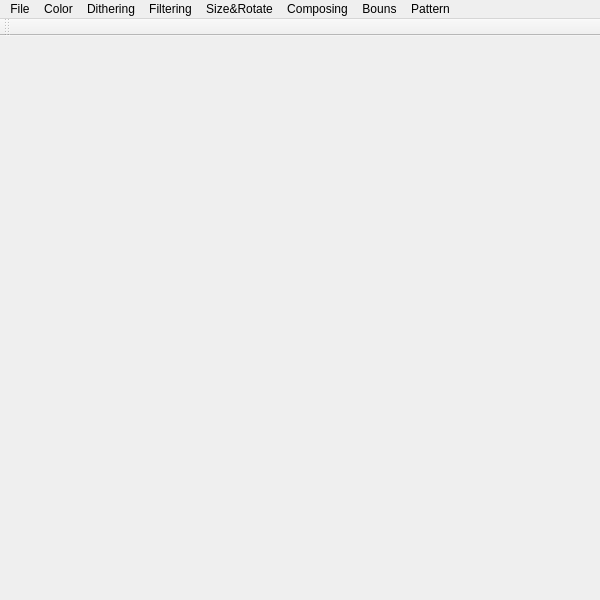
<?xml version="1.0" encoding="UTF-8"?>
<ui version="4.0">
 <class>Qt_Opengl_FrameworkClass</class>
 <widget class="QMainWindow" name="Qt_Opengl_FrameworkClass">
  <property name="geometry">
   <rect>
    <x>0</x>
    <y>0</y>
    <width>600</width>
    <height>600</height>
   </rect>
  </property>
  <property name="windowTitle">
   <string>Qt_Opengl_Framework</string>
  </property>
  <widget class="QWidget" name="centralWidget">
   <widget class="QLabel" name="label">
    <property name="geometry">
     <rect>
      <x>10</x>
      <y>10</y>
      <width>581</width>
      <height>541</height>
     </rect>
    </property>
    <property name="text">
     <string/>
    </property>
   </widget>
  </widget>
  <widget class="QMenuBar" name="menuBar">
   <property name="geometry">
    <rect>
     <x>0</x>
     <y>0</y>
     <width>600</width>
     <height>21</height>
    </rect>
   </property>
   <widget class="QMenu" name="menuFile">
    <property name="title">
     <string>File</string>
    </property>
    <addaction name="actionOpen"/>
    <addaction name="actionSave"/>
    <addaction name="actionExit"/>
    <addaction name="separator"/>
    <addaction name="actionAbout"/>
   </widget>
   <widget class="QMenu" name="menuColor">
    <property name="title">
     <string>Color</string>
    </property>
    <addaction name="actionGray"/>
    <addaction name="actionUniform_Quantization"/>
    <addaction name="actionPopulosity"/>
   </widget>
   <widget class="QMenu" name="menuDithering">
    <property name="title">
     <string>Dithering</string>
    </property>
    <addaction name="actionNaive_Threshold_Dithering"/>
    <addaction name="actionBrightness_Preserving_Threshold_Dithering"/>
    <addaction name="actionRandom"/>
    <addaction name="actionClustered"/>
    <addaction name="actionFloyd_Steinberg"/>
    <addaction name="actionColor_Floyd_Steinberg"/>
   </widget>
   <widget class="QMenu" name="menuFiltering">
    <property name="title">
     <string>Filtering</string>
    </property>
    <addaction name="actionBox"/>
    <addaction name="actionBartlett"/>
    <addaction name="actionGaussian"/>
    <addaction name="actionArbitrary_Size_Gaussian"/>
    <addaction name="actionEdge"/>
    <addaction name="actionEnhance"/>
   </widget>
   <widget class="QMenu" name="menuResize">
    <property name="title">
     <string>Size&amp;&amp;Rotate</string>
    </property>
    <addaction name="actionHalf"/>
    <addaction name="actionDouble"/>
    <addaction name="actionArbitrary_Uniform_Scale"/>
    <addaction name="actionRotate"/>
   </widget>
   <widget class="QMenu" name="menuComposing">
    <property name="title">
     <string>Composing</string>
    </property>
    <addaction name="actionOver"/>
    <addaction name="actionIn"/>
    <addaction name="actionOut"/>
    <addaction name="actionAtop"/>
    <addaction name="actionXor"/>
   </widget>
   <widget class="QMenu" name="menuNPR">
    <property name="title">
     <string>Bouns</string>
    </property>
    <addaction name="actionNPR"/>
   </widget>
   <widget class="QMenu" name="menuPattern">
    <property name="title">
     <string>Pattern</string>
    </property>
    <addaction name="actionFind_Pattern"/>
   </widget>
   <addaction name="menuFile"/>
   <addaction name="menuColor"/>
   <addaction name="menuDithering"/>
   <addaction name="menuFiltering"/>
   <addaction name="menuResize"/>
   <addaction name="menuComposing"/>
   <addaction name="menuNPR"/>
   <addaction name="menuPattern"/>
  </widget>
  <widget class="QToolBar" name="mainToolBar">
   <attribute name="toolBarArea">
    <enum>TopToolBarArea</enum>
   </attribute>
   <attribute name="toolBarBreak">
    <bool>false</bool>
   </attribute>
  </widget>
  <action name="actionExit">
   <property name="text">
    <string>Exit</string>
   </property>
  </action>
  <action name="actionOpen">
   <property name="text">
    <string>Open</string>
   </property>
  </action>
  <action name="actionGray">
   <property name="text">
    <string>Gray</string>
   </property>
  </action>
  <action name="actionUniform_Quantization">
   <property name="text">
    <string>Uniform Quantization</string>
   </property>
  </action>
  <action name="actionPopulosity">
   <property name="text">
    <string>Populosity</string>
   </property>
  </action>
  <action name="actionNaive_Threshold_Dithering">
   <property name="text">
    <string>Naive Threshold Dithering</string>
   </property>
  </action>
  <action name="actionBrightness_Preserving_Threshold_Dithering">
   <property name="text">
    <string>Brightness Preserving Threshold</string>
   </property>
  </action>
  <action name="actionRandom">
   <property name="text">
    <string>Random </string>
   </property>
  </action>
  <action name="actionClustered">
   <property name="text">
    <string>Clustered </string>
   </property>
  </action>
  <action name="actionFloyd_Steinberg">
   <property name="text">
    <string>Floyd-Steinberg </string>
   </property>
  </action>
  <action name="actionColor_Floyd_Steinberg">
   <property name="text">
    <string>Color Floyd-Steinberg </string>
   </property>
  </action>
  <action name="actionBox">
   <property name="text">
    <string>Box</string>
   </property>
  </action>
  <action name="actionBartlett">
   <property name="text">
    <string>Bartlett</string>
   </property>
  </action>
  <action name="actionGaussian">
   <property name="text">
    <string>Gaussian </string>
   </property>
  </action>
  <action name="actionArbitrary_Size_Gaussian">
   <property name="text">
    <string>Arbitrary-Size Gaussian </string>
   </property>
  </action>
  <action name="actionHalf">
   <property name="text">
    <string>Half </string>
   </property>
  </action>
  <action name="actionDouble">
   <property name="text">
    <string>Double </string>
   </property>
  </action>
  <action name="actionArbitrary_Uniform_Scale">
   <property name="text">
    <string>Arbitrary Uniform Scale</string>
   </property>
  </action>
  <action name="actionEdge">
   <property name="text">
    <string>Edge</string>
   </property>
  </action>
  <action name="actionEnhance">
   <property name="text">
    <string>Enhance</string>
   </property>
  </action>
  <action name="actionRotate">
   <property name="text">
    <string>Rotate</string>
   </property>
  </action>
  <action name="actionResample_src">
   <property name="text">
    <string>resample_src</string>
   </property>
  </action>
  <action name="actionOver">
   <property name="text">
    <string>Over</string>
   </property>
  </action>
  <action name="actionIn">
   <property name="text">
    <string>In</string>
   </property>
  </action>
  <action name="actionOut">
   <property name="text">
    <string>Out</string>
   </property>
  </action>
  <action name="actionAtop">
   <property name="text">
    <string>Atop</string>
   </property>
  </action>
  <action name="actionXor">
   <property name="text">
    <string>Xor</string>
   </property>
  </action>
  <action name="actionSave">
   <property name="text">
    <string>Save</string>
   </property>
  </action>
  <action name="actionNPR">
   <property name="text">
    <string>NPR</string>
   </property>
  </action>
  <action name="actionAbout">
   <property name="text">
    <string>About</string>
   </property>
  </action>
  <action name="actionFind_Pattern">
   <property name="text">
    <string>Find Pattern</string>
   </property>
  </action>
 </widget>
 <layoutdefault spacing="6" margin="11"/>
 <resources>
  <include location="qt_opengl_framework.qrc"/>
 </resources>
 <connections/>
</ui>
